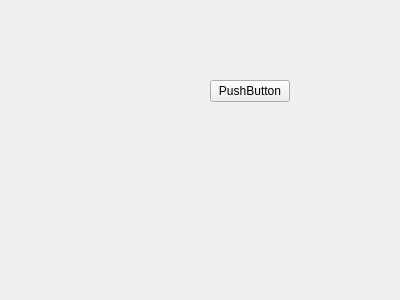
<?xml version="1.0" encoding="UTF-8"?>
<ui version="4.0">
 <class>Form</class>
 <widget class="QWidget" name="Form">
  <property name="geometry">
   <rect>
    <x>0</x>
    <y>0</y>
    <width>400</width>
    <height>300</height>
   </rect>
  </property>
  <property name="windowTitle">
   <string>Form</string>
  </property>
  <widget class="QPushButton" name="pushButton">
   <property name="geometry">
    <rect>
     <x>210</x>
     <y>80</y>
     <width>80</width>
     <height>22</height>
    </rect>
   </property>
   <property name="text">
    <string>PushButton</string>
   </property>
  </widget>
 </widget>
 <resources/>
 <connections/>
</ui>
